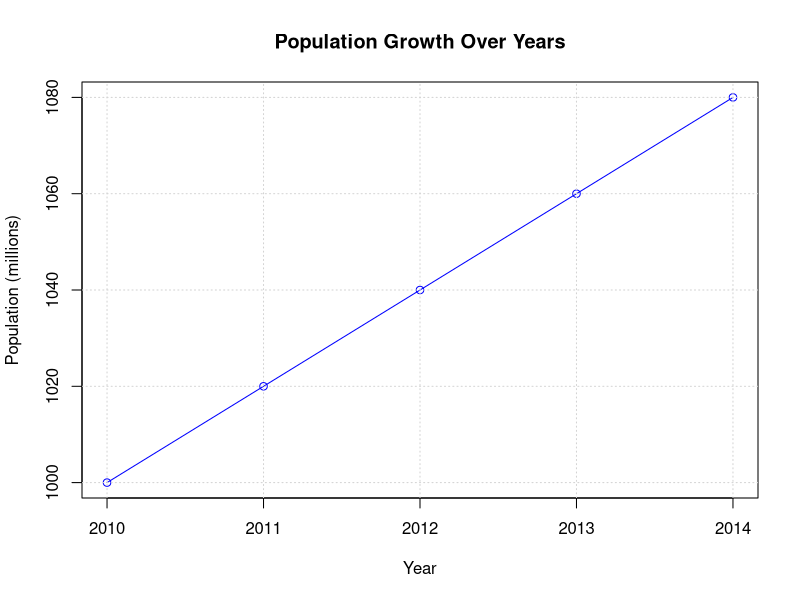

R code for this plot:
# Sample data: Year and Population (in millions)
year <- c(2010, 2011, 2012, 2013, 2014)
population <- c(1000, 1020, 1040, 1060, 1080)

# Create a line plot
plot(year, population, type="o", col="blue", 
     main="Population Growth Over Years", 
     xlab="Year", ylab="Population (millions)")

# Add grid lines (optional)
grid()

